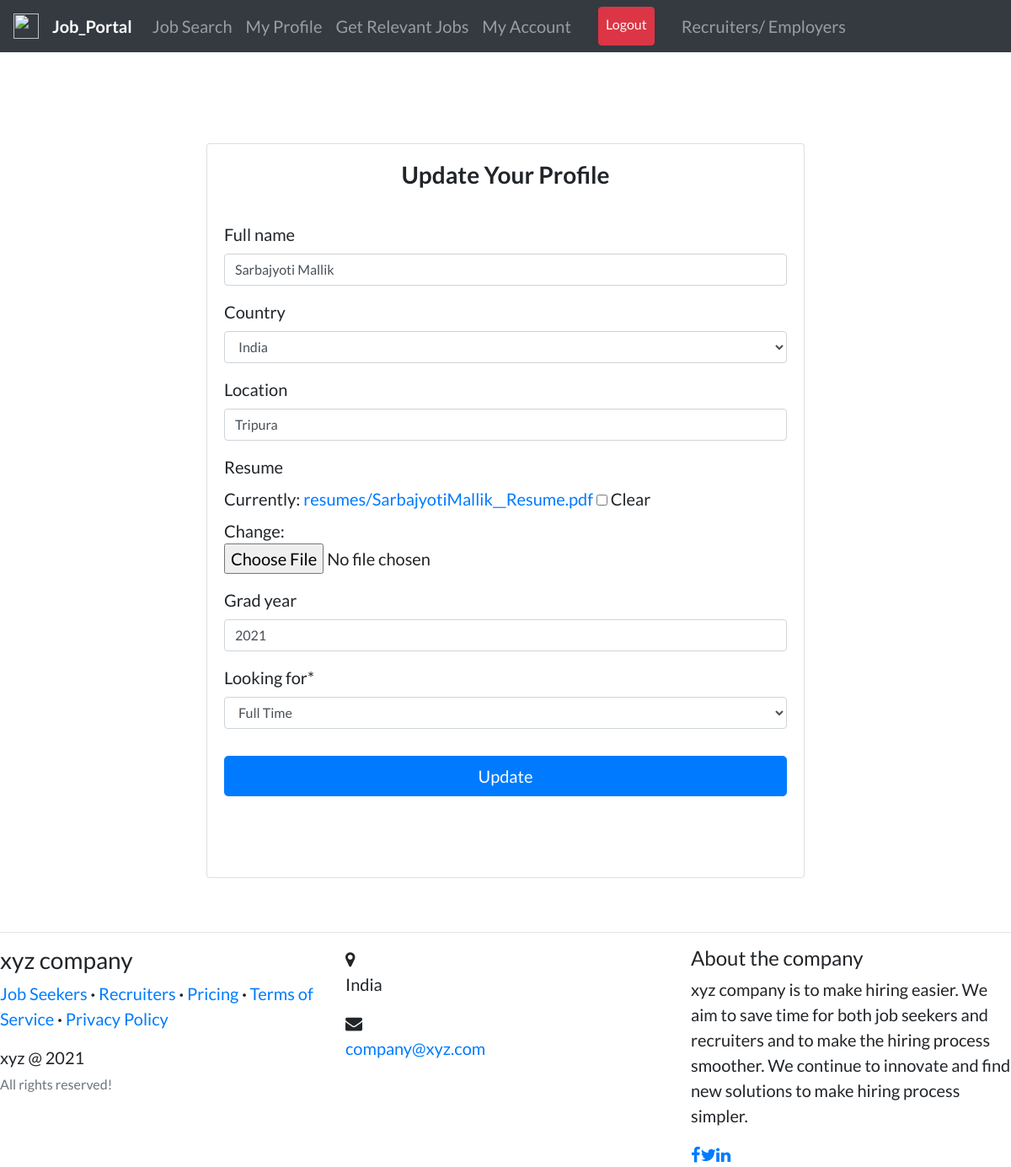
The app's page /profile/edit/ (signed in) with its own data.
### candidates/models.py (models this page shows, shortened)
class Profile(models.Model):
    user = models.OneToOneField(
        User, on_delete=models.CASCADE, primary_key=True, related_name='profile')
    full_name = models.CharField(max_length=200, null=True, blank=True)
    country = CountryField(null=True, blank=True)
    location = models.CharField(max_length=255, null=True, blank=True)
    resume = models.FileField(upload_to='resumes', null=True, blank=True)
    grad_year = models.IntegerField(blank=True)
    looking_for = models.CharField(
        max_length=30, choices=CHOICES, default='Full Time', null=True)
    slug = AutoSlugField(populate_from='user', unique=True)

### candidates/views.py (the view)
# urls.py: path('profile/edit/', views.edit_profile, name='edit-profile'),
@login_required
def edit_profile(request):
    you = request.user
    profile = Profile.objects.filter(user=you).first()
    if request.method == 'POST':
        form = ProfileUpdateForm(request.POST, request.FILES, instance=profile)
        if form.is_valid():
            data = form.save(commit=False)
            data.user = you
            data.save()
            return redirect('my-profile')
    else:
        form = ProfileUpdateForm(instance=profile)
    context = {
        'form': form,
    }
    return render(request, 'candidates/edit_profile.html', context)

### candidates/forms.py
class ProfileUpdateForm(forms.ModelForm):
    class Meta:
        model = Profile
        fields = ['full_name', 'country', 'location',
                  'resume', 'grad_year', 'looking_for']

### candidates/templates/candidates/edit_profile.html (shortened to what this page needs)
{% extends "users/layout.html" %} {% load static %} {% load crispy_forms_tags %}
{% block content %} <br /><br />
<div class="container">
  <div class="row">
    <div class="col-sm-10 col-md-10 col-lg-8 mx-auto">
      <div class="card card-signin my-5">
        <div class="card-body">
          <h3 class="text-center">
            <b>Update Your Profile</b>
          </h3>
          <form class="form-signin" method="POST" enctype="multipart/form-data">
            <fieldset class="form-group">
              <br />
              {{ form|crispy }}
            </fieldset>
            <div class="form-group">
              <button class="btn btn-lg btn-primary btn-block" type="submit">
                Update</button
              ><br /><br />
            </div>
          </form>
        </div>
      </div>
    </div>
  </div>
</div>
{% endblock content %}

### users/templates/users/layout.html (style rules this page uses)
body { font-family: "Lato"; font-size: 20px; }

### records on screen
Profile: full_name "Sarbajyoti Mallik", country "India", location "Tripura", grad_year "2021", looking_for "Full Time"
